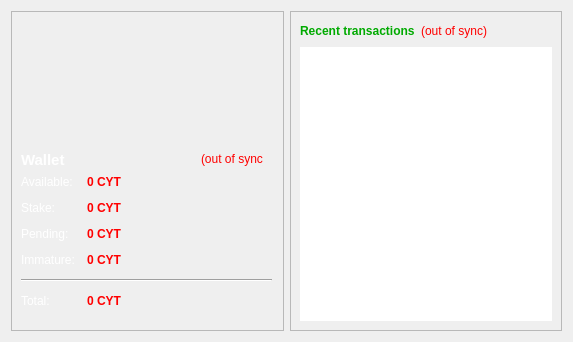
<?xml version="1.0" encoding="UTF-8"?>
<ui version="4.0">
 <class>OverviewPage</class>
 <widget class="QWidget" name="OverviewPage">
  <property name="geometry">
   <rect>
    <x>0</x>
    <y>0</y>
    <width>573</width>
    <height>342</height>
   </rect>
  </property>
  <property name="windowTitle">
   <string>Form</string>
  </property>
  <property name="styleSheet">
   <string notr="true">color: rgb(255, 212, 255);</string>
  </property>
  <layout class="QHBoxLayout" name="horizontalLayout" stretch="1,1">
   <item>
    <layout class="QVBoxLayout" name="verticalLayout_2">
     <item>
      <widget class="QFrame" name="frame">
       <property name="frameShape">
        <enum>QFrame::StyledPanel</enum>
       </property>
       <property name="frameShadow">
        <enum>QFrame::Raised</enum>
       </property>
       <widget class="QWidget" name="layoutWidget">
        <property name="geometry">
         <rect>
          <x>10</x>
          <y>164</y>
          <width>251</width>
          <height>213</height>
         </rect>
        </property>
        <layout class="QFormLayout" name="formLayout_2">
         <property name="fieldGrowthPolicy">
          <enum>QFormLayout::AllNonFixedFieldsGrow</enum>
         </property>
         <property name="horizontalSpacing">
          <number>12</number>
         </property>
         <property name="verticalSpacing">
          <number>12</number>
         </property>
         <item row="0" column="0">
          <widget class="QLabel" name="label">
           <property name="styleSheet">
            <string notr="true">color: rgb(255, 255, 255);</string>
           </property>
           <property name="text">
            <string>Available:</string>
           </property>
          </widget>
         </item>
         <item row="0" column="1">
          <widget class="QLabel" name="labelBalance">
           <property name="font">
            <font>
             <weight>75</weight>
             <bold>true</bold>
            </font>
           </property>
           <property name="cursor">
            <cursorShape>IBeamCursor</cursorShape>
           </property>
           <property name="toolTip">
            <string>Your current spendable balance</string>
           </property>
           <property name="styleSheet">
            <string notr="true">color: rgb(255, 0, 0);</string>
           </property>
           <property name="text">
            <string notr="true">0 CYT</string>
           </property>
           <property name="textInteractionFlags">
            <set>Qt::LinksAccessibleByMouse|Qt::TextSelectableByKeyboard|Qt::TextSelectableByMouse</set>
           </property>
          </widget>
         </item>
         <item row="2" column="0">
          <widget class="QLabel" name="label_6">
           <property name="styleSheet">
            <string notr="true">color: rgb(255, 255, 255);</string>
           </property>
           <property name="text">
            <string>Stake:</string>
           </property>
          </widget>
         </item>
         <item row="2" column="1">
          <widget class="QLabel" name="labelStake">
           <property name="font">
            <font>
             <weight>75</weight>
             <bold>true</bold>
            </font>
           </property>
           <property name="cursor">
            <cursorShape>IBeamCursor</cursorShape>
           </property>
           <property name="toolTip">
            <string>Total of coins that was staked, and do not yet count toward the current balance</string>
           </property>
           <property name="styleSheet">
            <string notr="true">color: rgb(255, 0, 0);</string>
           </property>
           <property name="text">
            <string notr="true">0 CYT</string>
           </property>
           <property name="textInteractionFlags">
            <set>Qt::LinksAccessibleByMouse|Qt::TextSelectableByKeyboard|Qt::TextSelectableByMouse</set>
           </property>
          </widget>
         </item>
         <item row="3" column="0">
          <widget class="QLabel" name="label_3">
           <property name="styleSheet">
            <string notr="true">color: rgb(255, 255, 255);</string>
           </property>
           <property name="text">
            <string>Pending:</string>
           </property>
          </widget>
         </item>
         <item row="3" column="1">
          <widget class="QLabel" name="labelUnconfirmed">
           <property name="font">
            <font>
             <weight>75</weight>
             <bold>true</bold>
            </font>
           </property>
           <property name="cursor">
            <cursorShape>IBeamCursor</cursorShape>
           </property>
           <property name="toolTip">
            <string>Total of transactions that have yet to be confirmed, and do not yet count toward the current balance</string>
           </property>
           <property name="styleSheet">
            <string notr="true">color: rgb(255, 0, 0);</string>
           </property>
           <property name="text">
            <string notr="true">0 CYT</string>
           </property>
           <property name="textInteractionFlags">
            <set>Qt::LinksAccessibleByMouse|Qt::TextSelectableByKeyboard|Qt::TextSelectableByMouse</set>
           </property>
          </widget>
         </item>
         <item row="4" column="0">
          <widget class="QLabel" name="labelImmatureText">
           <property name="styleSheet">
            <string notr="true">color: rgb(255, 255, 255);</string>
           </property>
           <property name="text">
            <string>Immature:</string>
           </property>
          </widget>
         </item>
         <item row="4" column="1">
          <widget class="QLabel" name="labelImmature">
           <property name="font">
            <font>
             <weight>75</weight>
             <bold>true</bold>
            </font>
           </property>
           <property name="toolTip">
            <string>Mined balance that has not yet matured</string>
           </property>
           <property name="styleSheet">
            <string notr="true">color: rgb(255, 0, 0);</string>
           </property>
           <property name="text">
            <string notr="true">0 CYT</string>
           </property>
           <property name="textInteractionFlags">
            <set>Qt::LinksAccessibleByMouse|Qt::TextSelectableByKeyboard|Qt::TextSelectableByMouse</set>
           </property>
          </widget>
         </item>
         <item row="5" column="0" colspan="2">
          <widget class="Line" name="line">
           <property name="orientation">
            <enum>Qt::Horizontal</enum>
           </property>
          </widget>
         </item>
         <item row="6" column="0">
          <widget class="QLabel" name="labelTotalText">
           <property name="styleSheet">
            <string notr="true">color: rgb(255, 255, 255);</string>
           </property>
           <property name="text">
            <string>Total:</string>
           </property>
          </widget>
         </item>
         <item row="6" column="1">
          <widget class="QLabel" name="labelTotal">
           <property name="font">
            <font>
             <weight>75</weight>
             <bold>true</bold>
            </font>
           </property>
           <property name="cursor">
            <cursorShape>IBeamCursor</cursorShape>
           </property>
           <property name="toolTip">
            <string>Your current total balance</string>
           </property>
           <property name="styleSheet">
            <string notr="true">color: rgb(255, 0, 0);</string>
           </property>
           <property name="text">
            <string notr="true">0 CYT</string>
           </property>
           <property name="textInteractionFlags">
            <set>Qt::LinksAccessibleByMouse|Qt::TextSelectableByKeyboard|Qt::TextSelectableByMouse</set>
           </property>
          </widget>
         </item>
        </layout>
       </widget>
       <widget class="QLabel" name="label_5">
        <property name="geometry">
         <rect>
          <x>10</x>
          <y>140</y>
          <width>49</width>
          <height>18</height>
         </rect>
        </property>
        <property name="font">
         <font>
          <pointsize>11</pointsize>
          <weight>75</weight>
          <bold>true</bold>
         </font>
        </property>
        <property name="styleSheet">
         <string notr="true">color: rgb(255, 255, 255);</string>
        </property>
        <property name="text">
         <string>Wallet</string>
        </property>
       </widget>
       <widget class="QLabel" name="labelWalletStatus">
        <property name="geometry">
         <rect>
          <x>190</x>
          <y>140</y>
          <width>62</width>
          <height>16</height>
         </rect>
        </property>
        <property name="toolTip">
         <string>The displayed information may be out of date. Your wallet automatically synchronizes with the Cryptoken network after a connection is established, but this process has not completed yet.</string>
        </property>
        <property name="styleSheet">
         <string notr="true">QLabel { color: red; }</string>
        </property>
        <property name="text">
         <string notr="true">(out of sync)</string>
        </property>
        <property name="alignment">
         <set>Qt::AlignLeading|Qt::AlignLeft|Qt::AlignVCenter</set>
        </property>
       </widget>
      </widget>
     </item>
    </layout>
   </item>
   <item>
    <layout class="QVBoxLayout" name="verticalLayout_3">
     <item>
      <widget class="QFrame" name="frame_2">
       <property name="frameShape">
        <enum>QFrame::StyledPanel</enum>
       </property>
       <property name="frameShadow">
        <enum>QFrame::Raised</enum>
       </property>
       <layout class="QVBoxLayout" name="verticalLayout">
        <item>
         <layout class="QHBoxLayout" name="horizontalLayout_2">
          <item>
           <widget class="QLabel" name="label_4">
            <property name="styleSheet">
             <string notr="true">color: rgb(0, 170, 0);</string>
            </property>
            <property name="text">
             <string>&lt;b&gt;Recent transactions&lt;/b&gt;</string>
            </property>
           </widget>
          </item>
          <item>
           <widget class="QLabel" name="labelTransactionsStatus">
            <property name="toolTip">
             <string>The displayed information may be out of date. Your wallet automatically synchronizes with the Cryptoken network after a connection is established, but this process has not completed yet.</string>
            </property>
            <property name="styleSheet">
             <string notr="true">QLabel { color: red; }</string>
            </property>
            <property name="text">
             <string notr="true">(out of sync)</string>
            </property>
            <property name="alignment">
             <set>Qt::AlignRight|Qt::AlignTrailing|Qt::AlignVCenter</set>
            </property>
           </widget>
          </item>
          <item>
           <spacer name="horizontalSpacer">
            <property name="orientation">
             <enum>Qt::Horizontal</enum>
            </property>
            <property name="sizeHint" stdset="0">
             <size>
              <width>40</width>
              <height>20</height>
             </size>
            </property>
           </spacer>
          </item>
         </layout>
        </item>
        <item>
         <widget class="QListView" name="listTransactions">
          <property name="styleSheet">
           <string notr="true">QListView { background: transparent; }
color: rgb(255, 0, 0);</string>
          </property>
          <property name="frameShape">
           <enum>QFrame::NoFrame</enum>
          </property>
          <property name="verticalScrollBarPolicy">
           <enum>Qt::ScrollBarAlwaysOff</enum>
          </property>
          <property name="horizontalScrollBarPolicy">
           <enum>Qt::ScrollBarAlwaysOff</enum>
          </property>
          <property name="selectionMode">
           <enum>QAbstractItemView::NoSelection</enum>
          </property>
         </widget>
        </item>
       </layout>
      </widget>
     </item>
    </layout>
   </item>
  </layout>
 </widget>
 <resources/>
 <connections/>
</ui>
